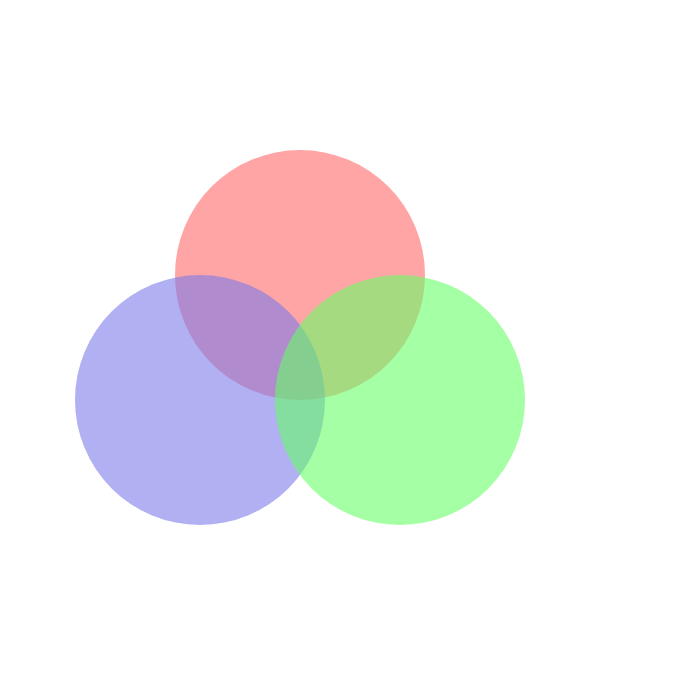
Frame 1 (no input)
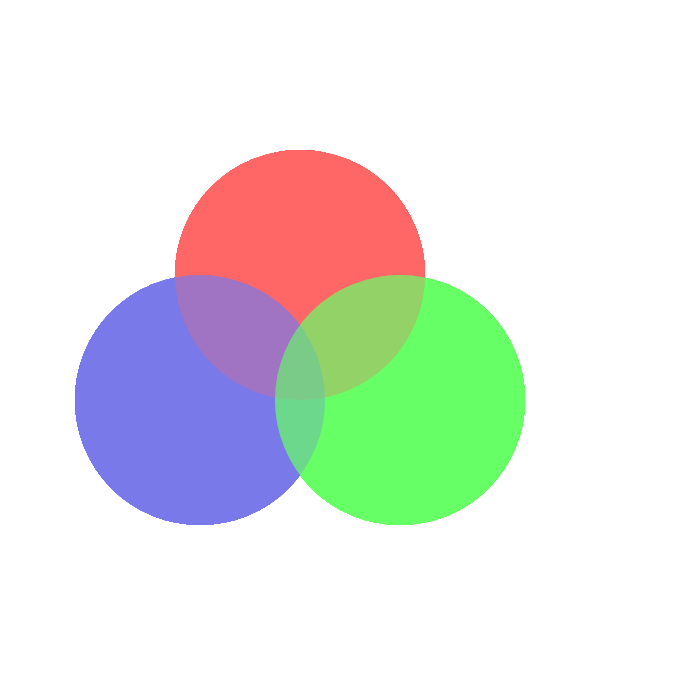
Frame 60 (no input)
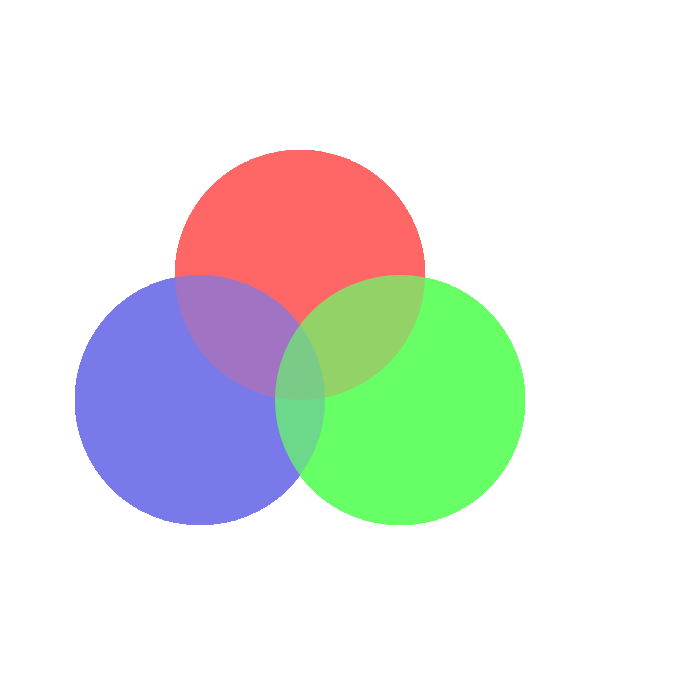
Frame 120 (the mouse pressed at the canvas centre since frame 60)

The p5.js sketch that drew these frames (run headless with seeded random() and noise() and a simulated clock; from frame 60 on, the mouse is pressed at the canvas centre):

// p5.js sketch
// ── sketch.js
/* PDM Course: Web Graphics Unit, Benchmark Assignment 1:
Basic Drawing in P5.js

Image 1 Answer: RGB overlapping circles (transparent)
Code by Anthony T. Marasco -2016
*/

function setup() {
  createCanvas(700, 700);
  background(255);
}

function draw() {
  
  noStroke();
  fill(255, 102, 102, 150);//red circle
  ellipse(width/2-50, height/2-75, 250, 250);
  noStroke();
  fill(121, 121, 235, 150);//blue circle
  ellipse(width/2-150, height/2+50, 250, 250);
  fill(102, 255, 102, 150);//green circle
  ellipse(width/2+50, height/2+50, 250, 250);
  
}
